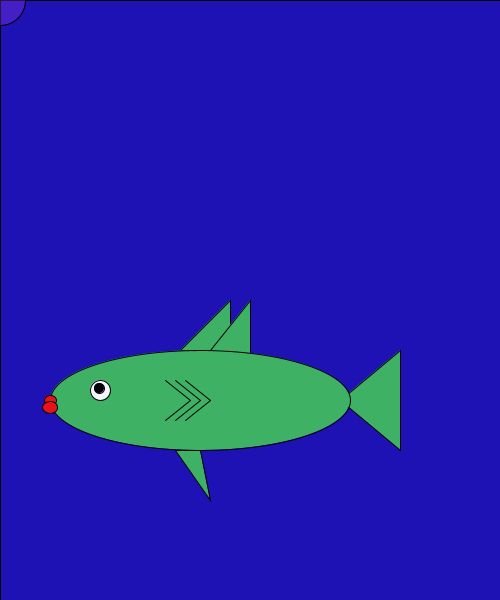
Frame 1 (no input)
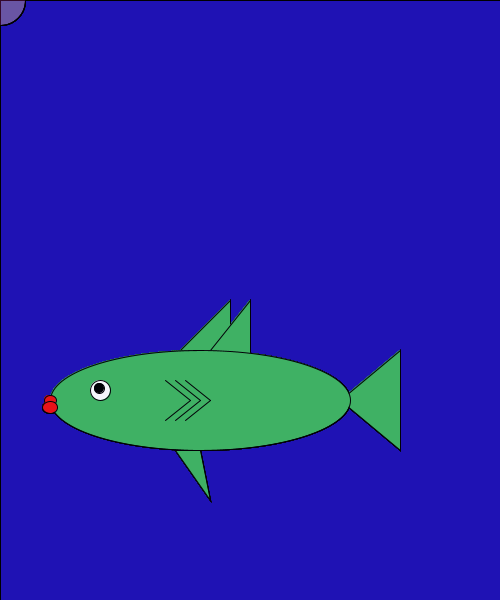
Frame 60 (the mouse pressed at the canvas centre just before this capture)
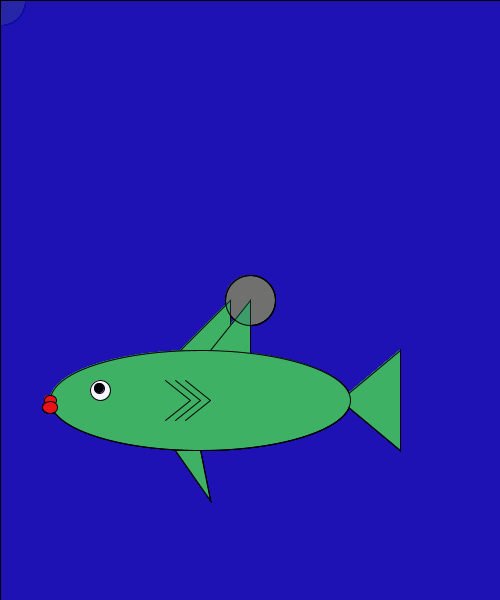
Frame 120 (the mouse held since frame 60 and released just before this capture)

The Processing sketch that drew these frames (run headless with seeded random() and noise(); from frame 60 on, the mouse is pressed at the canvas centre):

// Processing sketch: processing_99153
// ── processing_99153.pde

void setup()
{
  size(500, 600);
  background(31,18,180);
  smooth();
  frameRate(15);
}

void draw()
{ 

  fill(65, 183, 97);
  triangle(340, 400, 400, 350, 400, 450);
  triangle(180, 350, 230, 350, 230, 300);
  triangle(210,350,250,360,250,300);
  triangle(175,450,200,450,210,500);
  ellipse(200, 400, 300, 100);
  fill(255, 255, 255);
  ellipse(100, 390, 20, 20);
  fill(0, 0, 0);
  ellipse(99, 388, 10, 10);
  line(175,380 ,200,400);
  line(175, 420,200,400);
  line(165,380,190,400);
  line(165,420,190,400);
  line(185,380,210,400);
  line(185,420,210,400);
  fill(240,19,19);
  ellipse(50,400,12,10);
  ellipse(50,407,15,12);
  
  fill(31,18,180, 10);
  rect(0, 0, 2000, 600);
  fill( random(255), random(255), random(255), 70 );
  ellipse( mouseX, mouseY, 50, 50);
}
